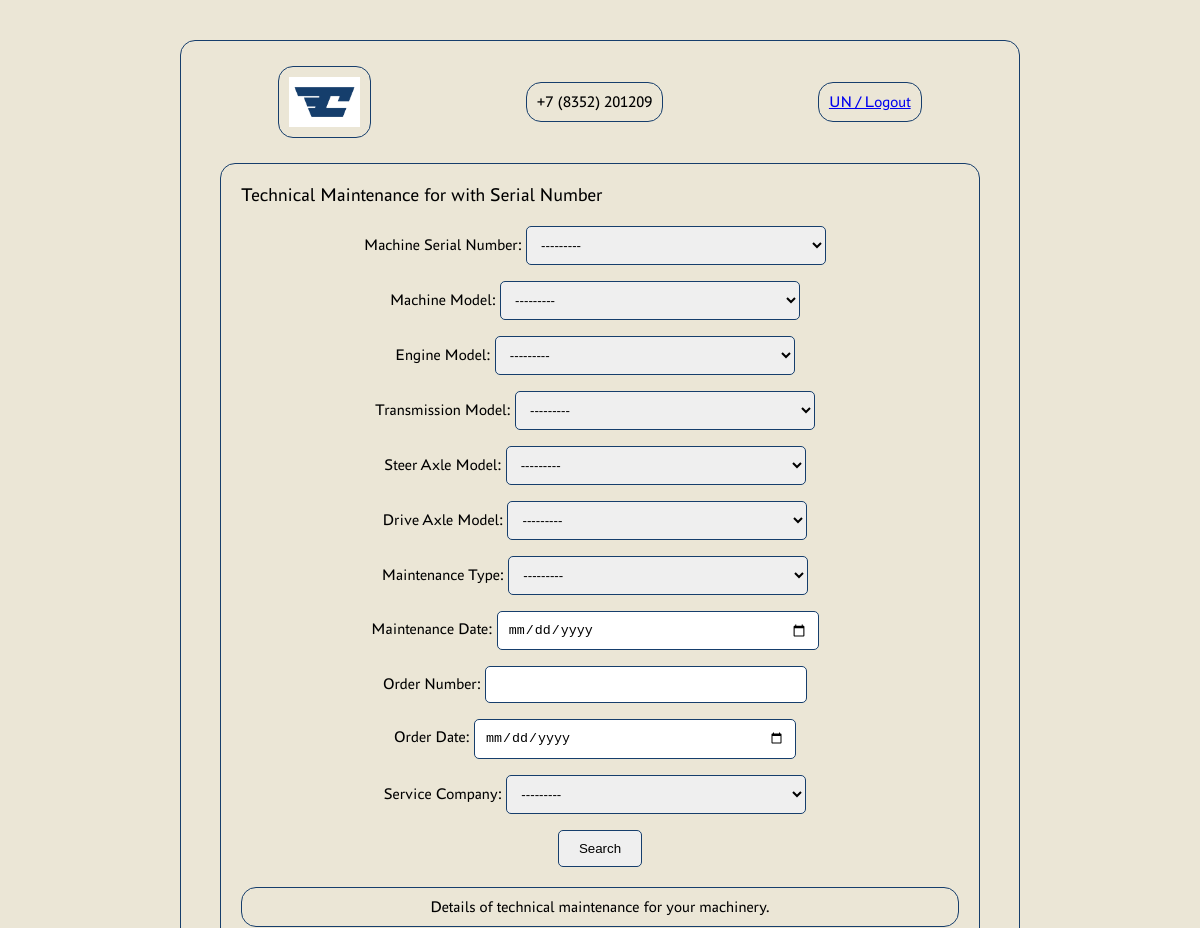
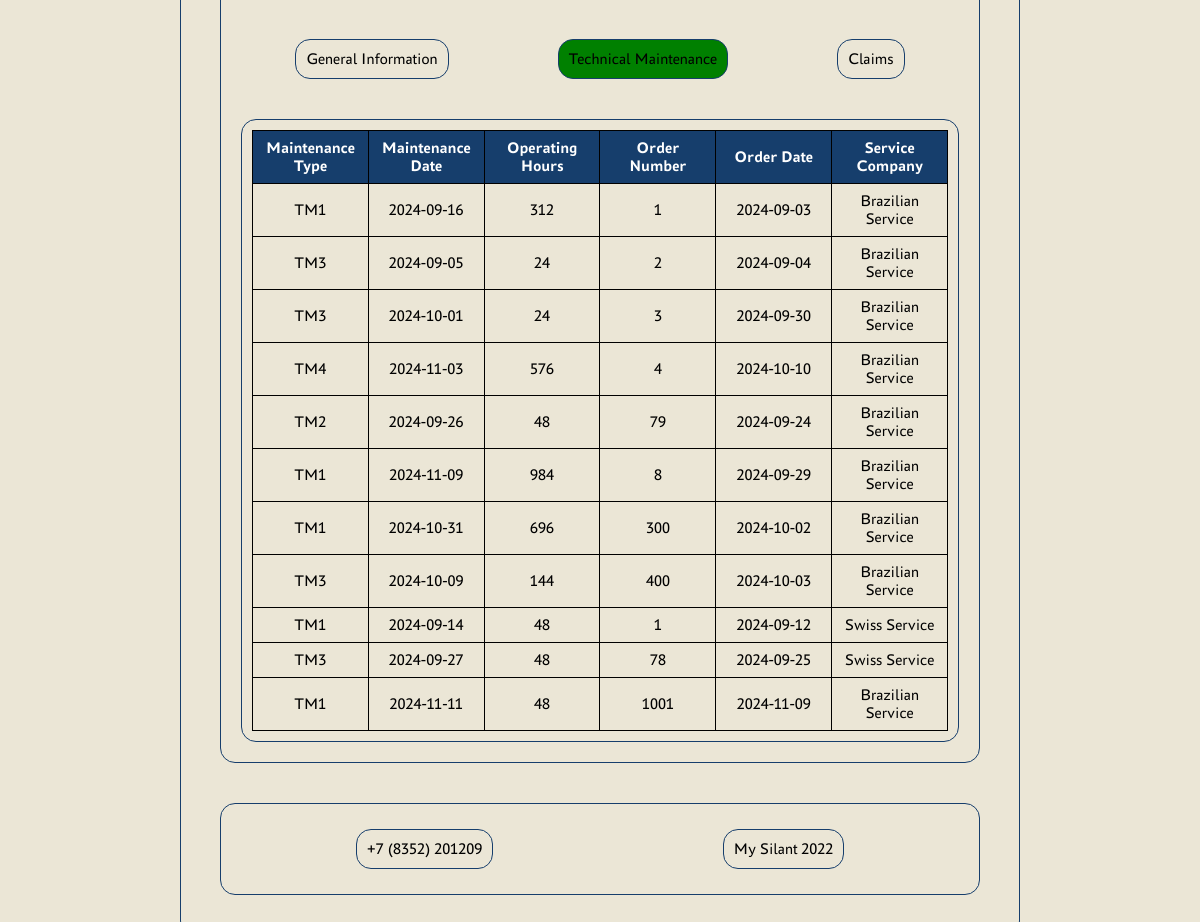
Screenshot of /technical_maintenance/ (signed in) with the database file from the repository (2 pictures, top to bottom).
### silant_app/models/models.py (models this page shows, shortened)
class CustomUser(AbstractUser):
    is_service_company = models.BooleanField(default=False)

class Machine(models.Model):
    serial_number = models.CharField(max_length=255, unique=True)
    model = models.ForeignKey(MachineModelReference, related_name='machine_models', on_delete=models.CASCADE)
    engine_model = models.ForeignKey(EngineModelReference, related_name='engine_models', on_delete=models.CASCADE)
    engine_serial_number = models.CharField(max_length=255)
    transmission_model = models.ForeignKey(TransmissionModelReference, related_name='transmission_models',
                                           on_delete=models.CASCADE)
    transmission_serial_number = models.CharField(max_length=255)
    drive_axle_model = models.ForeignKey(DriveAxleModelReference, related_name='drive_axle_models',
                                         on_delete=models.CASCADE)
    drive_axle_serial_number = models.CharField(max_length=255)
    steer_axle_model = models.ForeignKey(SteerAxleModelReference, related_name='steer_axle_models',
                                         on_delete=models.CASCADE)
    steer_axle_serial_number = models.CharField(max_length=255)
    supply_contract = models.CharField(max_length=255)
    shipment_date = models.DateField()
    consignee = models.CharField(max_length=255)
    delivery_address = models.CharField(max_length=255)
    configuration = models.TextField(max_length=255)
    client = models.ForeignKey(settings.AUTH_USER_MODEL, related_name='machines', on_delete=models.SET_NULL, null=True,
                               blank=True)
    service_company = models.ForeignKey(ServiceCompanyReference, related_name='service_companies',
                                        on_delete=models.CASCADE)
    def __str__(self):
        return self.serial_number

class TechnicalMaintenance(models.Model):
    machine = models.ForeignKey(Machine, on_delete=models.CASCADE)
    maintenance_type = models.ForeignKey(TechnicalMaintenanceTypeReference, related_name='maintenance_types',
                                         on_delete=models.CASCADE)
    maintenance_date = models.DateField()
    operating_hours = models.IntegerField()
    order_number = models.CharField(max_length=255)
    order_date = models.DateField()
    service_company = models.ForeignKey(ServiceCompanyReference, related_name='maintenance_service_companies',
                                        on_delete=models.CASCADE)

### silant_app/models/reference_models.py (models this page shows)
class TechnicalMaintenanceTypeReference(models.Model):
    name = models.CharField(max_length=255)
    specification = models.TextField()
    def __str__(self):
        return self.name

class ServiceCompanyReference(models.Model):
    name = models.CharField(max_length=255)
    specification = models.TextField()
    def __str__(self):
        return self.name

### silant_app/views/list_views.py (the view)
# urls.py: path('technical_maintenance/', TechnicalMaintenanceListView.as_view(), name='technical_maintenance'),
class TechnicalMaintenanceListView(LoginRequiredMixin, MaintenancePermissions, GroupFourPermission, ListView):
    model = TechnicalMaintenance
    template_name = 'technical_maintenance.html'
    context_object_name = 'maintenances_records'
    filterset_class = TechnicalMaintenanceFilter
    def get_queryset(self):
        user = self.request.user
        user_groups = user.groups.values_list('id', flat=True)
        if 4 in user_groups:
            machine_ids = Machine.objects.filter(client=user).values_list('id', flat=True)
            queryset = TechnicalMaintenance.objects.filter(machine__id__in=machine_ids)
        else:
            queryset = TechnicalMaintenance.objects.all()
        self.filterset = self.filterset_class(self.request.GET, queryset=queryset, user=user)
        return self.filterset.qs
    def get_context_data(self, **kwargs):
        context = super().get_context_data(**kwargs)
        serial_number = self.request.GET.get('serial_number')
        machine = Machine.objects.filter(serial_number=serial_number).first()
        context['filter'] = self.filterset
        context['user_name'] = self.request.user.username
        context['machine'] = machine
        context['can_edit_or_add'] = self.can_edit_or_add()
        return context
    def can_edit_or_add(self):
        user_groups = self.request.user.groups.values_list('id', flat=True)
        return any(group_id in [1, 3, 5] for group_id in user_groups)

### silant_app/models/reference_models.py (called while the page is built)
    def __str__(self):
        return self.name

    def __str__(self):
        return self.name

    def __str__(self):
        return self.name

    def __str__(self):
        return self.name

    def __str__(self):
        return self.name

### silant_app/views/views_permissions.py (called while the page is built)
    def test_func(self):
        user_groups = self.request.user.groups.values_list('id', flat=True)
        return any(group_id in [1, 3, 4, 5] for group_id in user_groups)

### templates/technical_maintenance.html (shortened to what this page needs)
{% extends 'landing_page.html' %}
{% load static %}
{% block header_1 %}
    {% block header_2 %}
        <div class="header-container">
            <div class="logo">
                <img id="logo" src="{% static 'logo/Logotype accent RGB 1.jpg' %}" alt="Logo"
                     data-logged-in-url="{% url 'landing_page_logged_in' %}"
                     data-logged-out-url="{% url 'landing_page' %}">
            </div>
            <div class="contact-info" id="phone-number">Loading...</div>
            <div class="login-button"><a href="{% url 'logout' %}">{{ user_name }} / Logout</a></div>
        </div>
    {% endblock %}
{% endblock %}
{% block content %}
    <div class="main-title">Technical Maintenance for {{ machine.model.name }} with Serial Number {{ machine.serial_number }} </div>
    <form method="GET" action="{% url 'technical_maintenance' %}">
        {{ filter.form.as_p }}
        <button type="submit">Search</button>
    </form>
    <div class="info-text">Details of technical maintenance for your machinery.</div>
    <div class="navigation-buttons">
        <div id="general-info" class="general-info">General Information</div>
        <div id="technical-maintenance" class="green-button">Technical Maintenance</div>
        <div id="claims" class="claims-buttons">Claims</div>
    </div>
    <div class="search-results-detailed">
        <table class="maintenance-table">
            <thead>
                <tr>
                    <th>Maintenance Type</th>
                    <th>Maintenance Date</th>
                    <th>Operating Hours</th>
                    <th>Order Number</th>
                    <th>Order Date</th>
                    <th>Service Company</th>
                </tr>
            </thead>
            <tbody>
                {% if maintenances_records %}
                    {% for record in maintenances_records %}
                        <tr {% if can_edit_or_add %} onclick="window.location.href='{% url 'edit_service_record' record.pk %}'" {% endif %}>
                            <td>{{ record.maintenance_type.name }}</td>
                            <td>{{ record.maintenance_date|date:"Y-m-d" }}</td>
                            <td>{{ record.operating_hours }}</td>
                            <td>{{ record.order_number }}</td>
                            <td>{{ record.order_date|date:"Y-m-d" }}</td>
                            <td>{{ record.service_company.name }}</td>
                        </tr>
                    {% endfor %}
                {% else %}
                    <tr>
                        <td colspan="6" style="text-align: center; color: gray;">No records found</td>
                    </tr>
                {% endif %}
            </tbody>
        </table>
    </div>
{% endblock %}

### rows the page displays
CustomUser: username "UN"
Machine: serial_number "---------"
Machine: engine_model "---------", transmission_model "---------", service_company "---------"
TechnicalMaintenance: maintenance_type.name "TM1", maintenance_date "2024-09-16", operating_hours "312", order_number "1", order_date "2024-09-03", service_company.name "Brazilian Service"
TechnicalMaintenance: maintenance_type.name "TM3", maintenance_date "2024-09-05", operating_hours "24", order_number "2", order_date "2024-09-04", service_company.name "Brazilian Service"
TechnicalMaintenance: maintenance_type.name "TM3", maintenance_date "2024-10-01", operating_hours "24", order_number "3", order_date "2024-09-30", service_company.name "Brazilian Service"
TechnicalMaintenance: maintenance_type.name "TM4", maintenance_date "2024-11-03", operating_hours "576", order_number "4", order_date "2024-10-10", service_company.name "Brazilian Service"
TechnicalMaintenance: maintenance_type.name "TM2", maintenance_date "2024-09-26", operating_hours "48", order_number "79", order_date "2024-09-24", service_company.name "Brazilian Service"
TechnicalMaintenance: maintenance_type.name "TM1", maintenance_date "2024-11-09", operating_hours "984", order_number "8", order_date "2024-09-29", service_company.name "Brazilian Service"
TechnicalMaintenance: maintenance_type.name "TM1", maintenance_date "2024-10-31", operating_hours "696", order_number "300", order_date "2024-10-02", service_company.name "Brazilian Service"
TechnicalMaintenance: maintenance_type.name "TM3", maintenance_date "2024-10-09", operating_hours "144", order_number "400", order_date "2024-10-03", service_company.name "Brazilian Service"
TechnicalMaintenance: maintenance_type.name "TM1", maintenance_date "2024-09-14", operating_hours "48", order_number "1", order_date "2024-09-12", service_company.name "Swiss Service"
TechnicalMaintenance: maintenance_type.name "TM3", maintenance_date "2024-09-27", operating_hours "48", order_number "78", order_date "2024-09-25", service_company.name "Swiss Service"
TechnicalMaintenance: maintenance_type.name "TM1", maintenance_date "2024-11-11", operating_hours "48", order_number "1001", order_date "2024-11-09", service_company.name "Brazilian Service"
